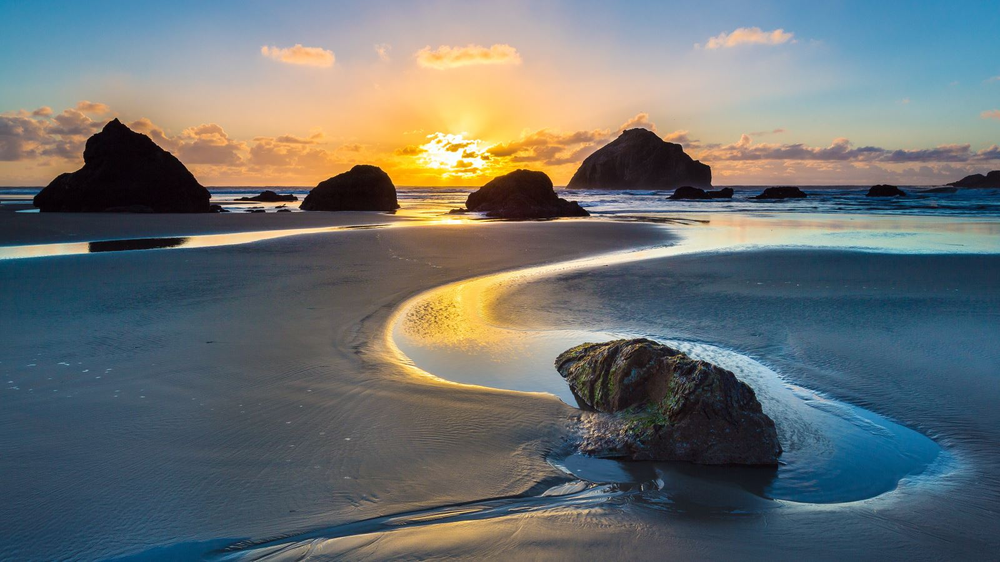
#> input picture Difference Expansion/test1.png, 1000 x 562 px, shrunk from 1600 x 900 before the run
$ jupyter execute de_rdh.ipynb
#> lines starting #> are read from the running program, lines starting #| are printed output that depends on the picture; after the words box and inside, x2 and y2 are one past the last pixel; in counts of white or black regions, pixels touching at a corner belong together
## 1. Import thư viện

[cell 1]
import cv2
import numpy as np
import matplotlib.pyplot as plt
from skimage.metrics import structural_similarity as ssim
from de_core import *
import pandas as pd

## 2. Đọc và hiển thị ảnh gốc

[cell 2]
# Đọc ảnh xám
image = cv2.imread("test1.png", cv2.IMREAD_GRAYSCALE)
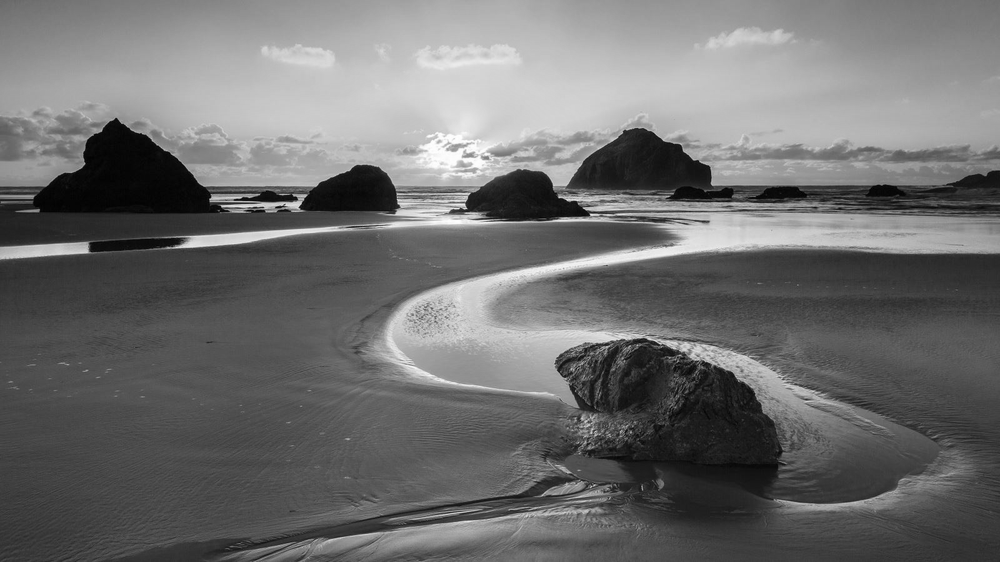
#> image: shape (562, 1000); min 1, max 254, mean 110.5

# Kiểm tra ảnh có đọc được không
if image is None:
    print("Không đọc được ảnh")
else:
    print("Đọc ảnh thành công")

# Hiển thị kích thước hình ảnh
height, width = image.shape
#> height = 562; width = 1000
print("Chiều cao:", height)
#| Chiều cao: 562
print("Chiều rộng", width)
#| Chiều rộng 1000

plt.imshow(image, cmap='gray')
plt.title("Original Image")
plt.axis("off")

print("Image shape:", image.shape)
#| Image shape: (562, 1000)

## 3. Chia ảnh thành cặp pixel

[cell 3]
pixel_pairs = []
for i in range(height):
    for j in range(0, width-1, 2): #bước nhảy 2 pixel
        x = int(image[i, j])
        y = int(image[i, j+1])
        pixel_pairs.append((x, y))
#> after the loop, pixel_pairs = 281000 items

print("Số cặp pixel:", len(pixel_pairs))
#| Số cặp pixel: 281000
print("10 cặp pixel đầu:")
print(pixel_pairs[:10])
#| [(105, 105), (105, 105), (105, 106), (107, 108), (107, 106), (108, 106), (107, 108), (104, 104), (108, 107), (109, 107)]

## 4. Nhúng dữ liệu

[cell 4]
# Chuỗi dữ liệu bí mật (ví dụ)
secret_data = "101101001011"

bit_index = 0

stego_image = image.copy()

for i in range(height):
    for j in range(0, width-1, 2):

        if bit_index >= len(secret_data):
            break

        x = int(stego_image[i, j])
        y = int(stego_image[i, j+1])

        # Bước 3: tính difference và average
        d = x - y
        m = (x + y) // 2

        # Bit cần nhúng
        b = int(secret_data[bit_index])

        # Difference Expansion
        d_new = 2 * d + b

        # Pixel mới
        x_new = m + (d_new + 1) // 2
        y_new = m - d_new // 2

        # Kiểm tra overflow
        if 0 <= x_new <= 255 and 0 <= y_new <= 255:
            stego_image[i, j] = x_new
            stego_image[i, j+1] = y_new
            bit_index += 1
#> stego_image: shape (562, 1000); under 0.01% of pixels changed, all inside (x1, y1, x2, y2) = (0, 0, 24, 1)
#> after the loop, bit_index = 12

# Kiểm tra số bit đã nhúng
print("Số bit đã nhúng:", bit_index)
#| Số bit đã nhúng: 12

## 5. Tạo ảnh Stego Image

[cell 5]
plt.imshow(stego_image, cmap='gray')
plt.title("Stego Image")
plt.axis("off")
plt.show()
# Lưu ảnh stego
cv2.imwrite("stego.png", stego_image)
#> Out = True

## 6. Hàm trích xuất

[cell 6]
def extract_data(stego_image, payload_size):

#> called with payload_size = 12
    height, width = stego_image.shape
#> height = 562; width = 1000

    extracted_bits = []

    recovered_image = stego_image.copy()

    for i in range(height):
        for j in range(0, width-1, 2):

            # Dừng khi extract đủ dữ liệu
            if len(extracted_bits) >= payload_size:
                break

            x = int(stego_image[i, j])
            y = int(stego_image[i, j+1])

            # difference stego
            d_new = x - y

            # extract bit
            b = d_new % 2
            extracted_bits.append(str(b))

            # recover difference
            d = d_new // 2

            # average
            m = (x + y) // 2

            # recover pixel
            x_re = m + (d + 1) // 2
            y_re = m - (d // 2)

            recovered_image[i, j] = x_re
            recovered_image[i, j+1] = y_re

        # thoát luôn vòng i nếu đủ payload
        if len(extracted_bits) >= payload_size:
            break
#> after the loop, extracted_bits = ['1', '0', '1', '1', '0', '1', '0', '0', '1', '0', '1', '1']

    extracted_data = ''.join(extracted_bits)

    return extracted_data, recovered_image

# Gọi hàm trích xuất
payload_size = len(secret_data)
extracted_data, recovered_image = extract_data(stego_image, payload_size)
#> extracted_data = '101101001011'

# Kiểm tra dữ liệu trích xuất
print("Extracted bits:")
print(extracted_data[:50])
#| 101101001011

## 7. Hàm phục hồi

[cell 7]
def recover_image(stego_image, payload_size):

#> called with payload_size = 12
    height, width = stego_image.shape
#> height = 562; width = 1000

    recovered_image = stego_image.copy()
    extracted_bits = []

    for i in range(height):
        for j in range(0, width-1, 2):

            if len(extracted_bits) >= payload_size:
                break

            x_prime = int(stego_image[i, j])
            y_prime = int(stego_image[i, j+1])

            d_prime = x_prime - y_prime

            # extract bit
            b = d_prime % 2
            extracted_bits.append(str(b))

            # recover difference
            d = d_prime // 2

            m = (x_prime + y_prime) // 2

            x = m + (d + 1) // 2
            y = m - d // 2

            recovered_image[i, j] = x
            recovered_image[i, j+1] = y

        if len(extracted_bits) >= payload_size:
            break

    extracted_data = ''.join(extracted_bits)

    return recovered_image, extracted_data

# Gọi hàm phục hồi
payload_size = len(secret_data)
recovered_image, extracted_data = recover_image(stego_image, payload_size)

# Kiểm tra ảnh gốc có được phục hồi không
print("Khôi phục thành công:",
      np.array_equal(image, recovered_image))
#| Khôi phục thành công: True

# Hiển thị ảnh đã được phục hồi
plt.imshow(recovered_image, cmap='gray')
plt.title("Recovered Image")
plt.axis("off")
plt.show()

## 8. Hàm tính chỉ số

[cell 8]
def compute_psnr(original, stego):
    mse = np.mean((original.astype(float) - stego.astype(float)) ** 2)
    if mse == 0:
        return float("inf")
    return 10 * np.log10((255 ** 2) / mse)

def compute_ssim(original, stego):
    value, _ = ssim(original, stego, full=True)
    return value

def compute_payload_bpp(used_bits, image_shape):
    total_pixels = image_shape[0] * image_shape[1]
    bpp = used_bits / total_pixels
    return used_bits, bpp

## 9. Tính toàn bộ thông số

[cell 9]
def evaluate_rdh(image, stego_image, recovered_image, used_bits):

#> called with used_bits = 12
    payload, bpp = compute_payload_bpp(used_bits, image.shape)
#> payload = 12; bpp = 2.14e-05

    psnr_value = compute_psnr(image, stego_image)
#> in compute_psnr, `mse = np.mean((original.astype(float) - stego.astype(float)) ** 2)`: mse = 2.85e-05
#> psnr_value = 93.59

    ssim_value = compute_ssim(image, stego_image)
#> in compute_ssim, `value, _ = ssim(original, stego, full=True)`: value = 1
#> ssim_value = 1

    reversible = np.array_equal(image, recovered_image)
#> reversible = True

    results = pd.DataFrame({
        "Metric": [
            "Payload (bits)",
            "Embedding Capacity (bpp)",
            "PSNR (dB)",
            "SSIM",
            "Perfect Reversibility"
        ],
        "Value": [
            payload,
            round(bpp, 6),
            round(psnr_value, 4),
            round(ssim_value, 6),
            reversible
        ]
    })
#> results = table of 5 rows and 2 columns

    return results

# Gọi hàm đánh giá
used_bits = len(secret_data)
results = evaluate_rdh(image, stego_image, recovered_image, used_bits)
#> results = table of 5 rows and 2 columns
results
#> Out = table of 5 rows and 2 columns


$ run again, with Difference Expansion/test2.png copied over Difference Expansion/test1.png
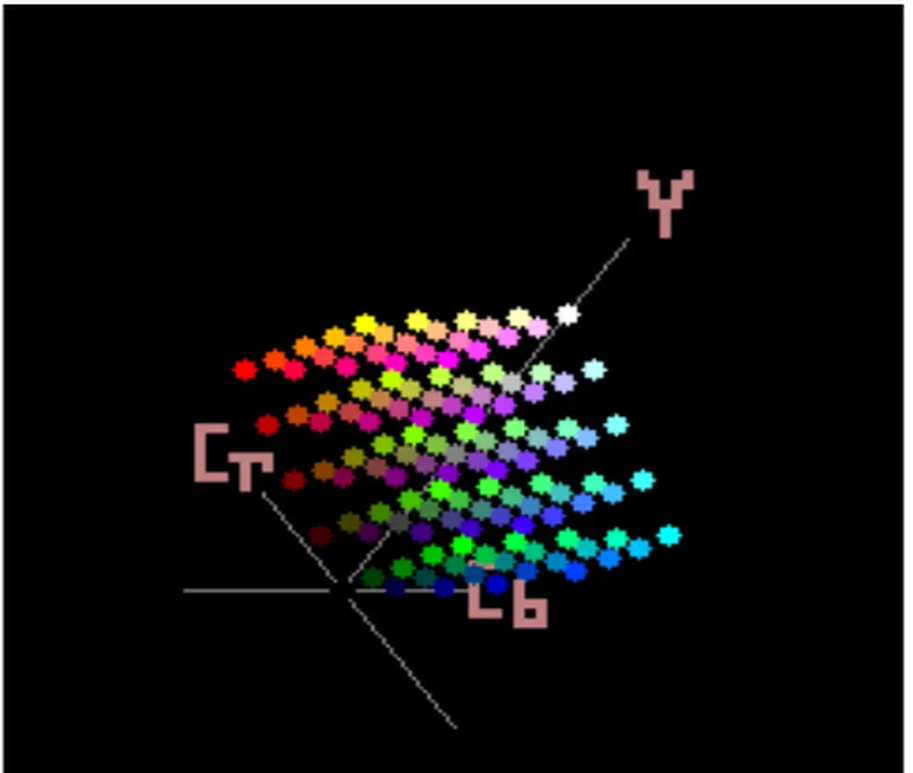
#> input picture Difference Expansion/test2.png, 913 x 773 px, shrunk from 1080 x 915 before the run
#> `image = cv2.imread("test1.png", cv2.IMREAD_GRAYSCALE)`:
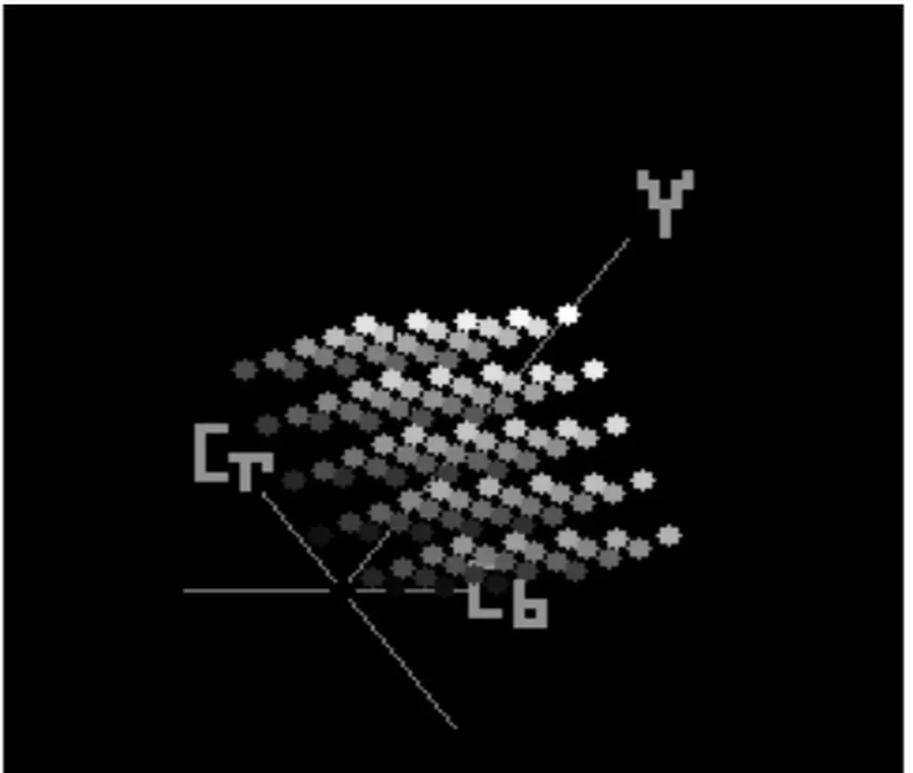
#> image: shape (773, 913); min 0, max 255, mean 14.4
#| Chiều cao: 773
#| Chiều rộng 913
#| Image shape: (773, 913)
#> after the loop `for i in range(height):`: pixel_pairs = 352488 items
#| Số cặp pixel: 352488
#| [(255, 255), (255, 253), (251, 250), (249, 247), (245, 245), (245, 245), (245, 245), (245, 245), (245, 245), (245, 245)]
#> after the loop `for i in range(height):`: bit_index = 12
#| Số bit đã nhúng: 12
#> `cv2.imwrite("stego.png", stego_image)`: Out = True
#> after the loop in extract_data, `for i in range(height):`: extracted_bits = ['0', '0', '1', '0', '1', '1', '0', '1', '0', '0', '1', '0']
#> extracted_data = '001011010010'
#| 001011010010
#| Khôi phục thành công: False
#> mse = 1.42e-05
#> psnr_value = 96.62
#> value = 1
#> reversible = False
#> in evaluate_rdh, `results = pd.DataFrame({ "Metric": [ "Payload (bits)", "Embedding Capa..`: results = table of 5 rows and 2 columns

$ run again, with Difference Expansion/test.png copied over Difference Expansion/test1.png
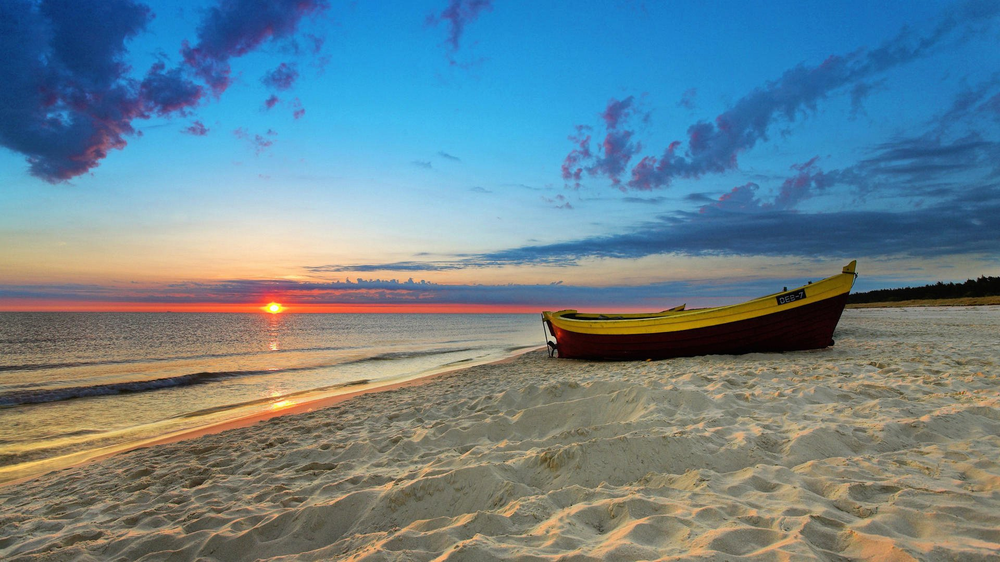
#> input picture Difference Expansion/test.png, 1000 x 562 px, shrunk from 1920 x 1080 before the run
#> `image = cv2.imread("test1.png", cv2.IMREAD_GRAYSCALE)`:
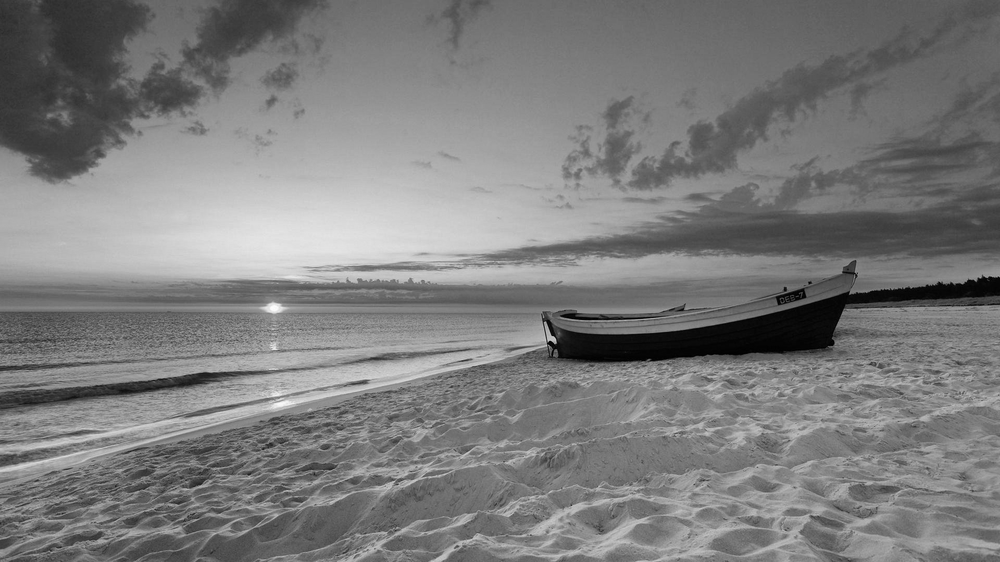
#> image: shape (562, 1000); min 0, max 253, mean 124.3
#| Chiều cao: 562
#| Chiều rộng 1000
#| Image shape: (562, 1000)
#> after the loop `for i in range(height):`: pixel_pairs = 281000 items
#| Số cặp pixel: 281000
#| [(54, 57), (59, 57), (60, 61), (60, 60), (60, 57), (56, 59), (60, 59), (58, 57), (60, 64), (66, 65)]
#> after the loop `for i in range(height):`: bit_index = 12
#| Số bit đã nhúng: 12
#> `cv2.imwrite("stego.png", stego_image)`: Out = True
#> after the loop in extract_data, `for i in range(height):`: extracted_bits = ['1', '0', '1', '1', '0', '1', '0', '0', '1', '0', '1', '1']
#> extracted_data = '101101001011'
#| 101101001011
#| Khôi phục thành công: True
#> mse = 3.74e-05
#> psnr_value = 92.41
#> value = 1
#> reversible = True
#> in evaluate_rdh, `results = pd.DataFrame({ "Metric": [ "Payload (bits)", "Embedding Capa..`: results = table of 5 rows and 2 columns
